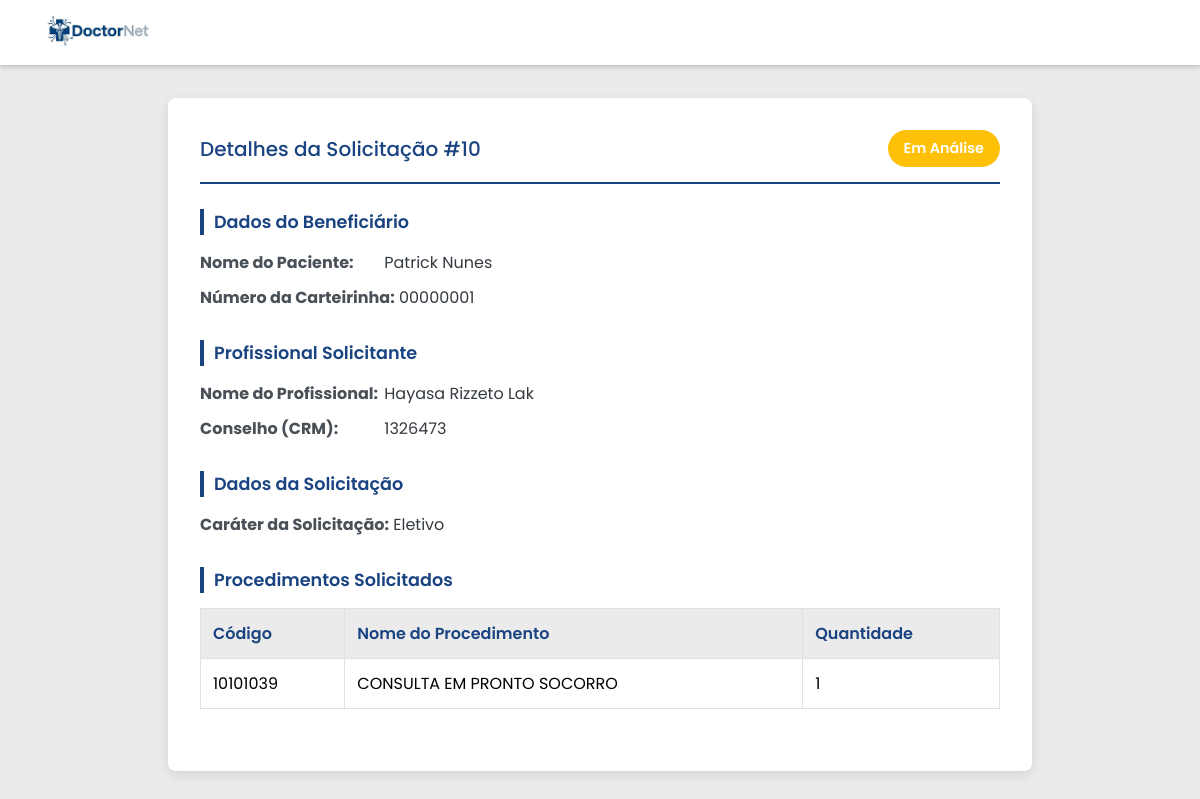
/autorizacao/10 (signed in), run on the app's committed database.
### DoctorNet_app/models.py (models this page shows, shortened)
class Solicitacao(models.Model):
    paciente = models.ForeignKey(Beneficiario, on_delete=models.PROTECT)
    profissional_solicitante = models.ForeignKey(ProfissionalSolicitante, on_delete=models.PROTECT)
    executante = models.ForeignKey(Executante, on_delete=models.PROTECT)
    credenciado = models.ForeignKey(User, on_delete=models.PROTECT )
    class CaraterSolicitacao(models.TextChoices):
        URGENTE = 'URG', 'Urgência'
        ELETIVO = 'ELE', 'Eletivo'
    carater_solicitacao = models.CharField('Caráter de Solicitação', max_length = 3, choices = CaraterSolicitacao.choices)
    class Status(models.TextChoices):
        APROVADO = 'APV', 'Pedido Aprovado'
        ANALISE = 'ANA', 'Em Análise'
        PENDENTE = 'PEN', 'Pendência'
        NEGADO = 'NEV', 'Negado'
    status = models.CharField('Status do Pedido', max_length = 3, choices = Status.choices)
    data_solicitacao = models.DateField(auto_now_add = True)
    indicacao = models.CharField('Indicação Clínica', max_length=500)
    numero_guia = models.CharField(max_length = 8, unique = True, blank = True)

class Beneficiario(models.Model):
    nome = models.CharField(max_length = 150)
    CPF = models.CharField(max_length = 11, unique = True)
    data_nascimento = models.DateField()
    carteirinha = models.CharField(max_length = 10, unique = True, blank = True, editable = False)

class ProfissionalSolicitante(models.Model):
    nome_profissional = models.CharField('Nome do Profissional Solicitante',max_length = 100)
    class Conselho(models.TextChoices):
        CRM = 'CRM', 'CRM'
        CRP = 'CRP', 'CRP'
        CRO = 'CRO', 'CRO'
        COREN = 'CRN', 'COREN'
    class UFConselho(models.TextChoices):
        Acre = 'AC', 'AC'
        Alagoas	= 'AL', 'AL'
        Amapá = 'AP', 'AP'
        Amazonas = 'AM', 'AM'
        Bahia = 'BA', 'BA'
        Ceará = 'CE', 'CE'
        Distrito_Federal = 'DF', 'DF'
        Espírito_Santo = 'ES', 'ES'
        Goiás = 'GO', 'GO'
        Maranhão = 'MA', 'MA'
        Mato_Grosso = 'MT', 'MT'
        Mato_Grosso_do_Sul = 'MS', 'MS'
        Minas_Gerais = 'MG', 'MG'
        Pará = 'PA', 'PA'
        Paraíba = 'PB', 'PB'
        Paraná = 'PR', 'PR'
        Pernambuco = 'PE', 'PE'
        Piauí = 'PI', 'PI'
        Rio_de_Janeiro = 'RJ', 'RJ'
        Rio_Grande_do_Norte = 'RN', 'RN'
        Rio_Grande_do_Sul = 'RS', 'RS'
        Rondônia = 'RO', 'RO'
        Roraima = 'RR', 'RR'
        Santa_Catarina = 'SC', 'SC'
        São_Paulo = 'SP', 'SP'
        Sergipe = 'SE', 'SE'
        Tocantins = 'TO', 'TO'
    tipo_conselho = models.CharField('Conselho do Profissional', max_length = 3, choices = Conselho.choices)
    UF_Conselho = models.CharField('UF do Conselho', max_length = 2, choices = UFConselho.choices)
    codigo = models.CharField('Código do Profissional Solicitante', max_length = 20, unique = True)
    cbos = models.ForeignKey(CBOs, on_delete=models.PROTECT)

class ItemSolicitacao(models.Model):
    solicitacao = models.ForeignKey(Solicitacao, related_name='itens', on_delete=models.CASCADE)
    procedimento = models.ForeignKey(Procedimento, on_delete=models.CASCADE)
    quantidade = models.PositiveIntegerField()

class Procedimento(models.Model):
    codigo_procedimento = models.CharField("Código do procedimento", max_length = 8, unique = True)
    nome = models.CharField("Nome", max_length = 250)
    quantidade_procedimento = models.CharField("Quantidade", max_length = 2)
    class Categoria(models.TextChoices):
        IMAGEM = 'IMG', 'Exame de Imagem'
        LABORATORIAL = 'LAB', 'Exame Laboratorial'
        CONSULTA = 'CON', 'Consulta Médica'
        TERAPIA = 'TER', 'Terapia'
        PEQUENA_CIRURGIA = 'PQN', 'Pequena Cirurgia'
        OUTRO = 'OUT', 'Outro'
    categoria = models.CharField("Categoria", max_length = 3, choices = Categoria.choices)

### DoctorNet_app/views.py (the view)
# urls.py: path('autorizacao/<int:id>', views.detalhes_autorizada, name='detalhes_autorizada')
@login_required
def detalhes_autorizada(request, id):
    solicitacao_obj = get_object_or_404(Solicitacao, pk=id)
    context = {
        'detalhes_autorizada': solicitacao_obj
    }
    return render(request, 'detalhes_autorizada.html', context)

### DoctorNet_app/templates/detalhes_autorizada.html
{% extends 'base.html' %}
{% block conteudo %}
{% load static %}
<nav class="navbar">
    <div class="navbar-logo">
        <img src="{%static 'DoctorNet_app/doctornetlogo.png'%}" alt="Logo da Empresa">
    </div>
</nav>
<div class="details-container">
    <div class="details-header">
        <h2>Detalhes da Solicitação #{{ detalhes_autorizada.id }}</h2>
        <span class="status-badge {% if detalhes_autorizada.status == 'APV' %}status-autorizada{% elif detalhes_autorizada.status == 'PEN' %}status-pendente{% elif detalhes_autorizada.status == 'ANA' %}status-analise{% else %}status-negada{% endif %}">
            {{ detalhes_autorizada.get_status_display }}
        </span>
    </div>
    <div class="details-section">
        <h3>Dados do Beneficiário</h3>
        <div class="detail-item">
            <strong>Nome do Paciente:</strong> {{ detalhes_autorizada.paciente.nome }}
        </div>
        <div class="detail-item">
            <strong>Número da Carteirinha:</strong> {{ detalhes_autorizada.paciente.carteirinha }}
        </div>
    </div>
    <div class="details-section">
        <h3>Profissional Solicitante</h3>
        <div class="detail-item">
            <strong>Nome do Profissional:</strong> {{ detalhes_autorizada.profissional_solicitante.nome_profissional }}
        </div>
        <div class="detail-item">
            <strong>Conselho ({{ detalhes_autorizada.profissional_solicitante.tipo_conselho }}):</strong> {{ detalhes_autorizada.profissional_solicitante.codigo }}
        </div>
    </div>
    <div class="details-section">
        <h3>Dados da Solicitação</h3>
        <div class="detail-item">
            <strong>Caráter da Solicitação:</strong> {{ detalhes_autorizada.get_carater_solicitacao_display }}
        </div>
    </div>
    <div class="details-section">
        <h3>Procedimentos Solicitados</h3>
        <table class="procedimentos-table">
            <thead>
                <tr>
                    <th>Código</th>
                    <th>Nome do Procedimento</th>
                    <th>Quantidade</th>
                </tr>
            </thead>
            <tbody>
                {% for item in detalhes_autorizada.itens.all %}
                <tr>
                    <td>{{ item.procedimento.codigo_procedimento }}</td>
                    <td>{{ item.procedimento.nome }}</td>
                    <td>{{ item.quantidade }}</td>
                </tr>
                {% endfor %}
            </tbody>
        </table>
    </div>
</div>
{% endblock conteudo %}

### DoctorNet_app/templates/base.html (shortened to what this page needs)
<!DOCTYPE html>
<html lang="pt-BR">
<head>
    {%load static%}
    <link rel="stylesheet" href="{% static 'DoctorNet_app/style.css' %}">
</head>
<body>
    <nav class="navbar">
    <div class="navbar-logo">
    </div>
</nav>
    {%block conteudo%}
    {%endblock conteudo%}
</body>
</html>

### DoctorNet_app/static/DoctorNet_app/style.css (style rules this page uses)
body { background-color: rgb(235, 235, 235); padding-top: 65px; }
h2 { color: #1a4381; font-family: 'Poppins', sans-serif; font-weight: 500; font-size: 1.25rem; }
.navbar { background-color: #ffffff; box-shadow: 0 2px 5px rgba(0, 0, 0, 0.1); padding: 10px 40px; position: fixed; top: 0; left: 0; width: 100%; z-index: 1000; display: flex; align-items: center; height: 65px; box-sizing: border-box; }
.navbar-logo img { height: 45px; width: auto; }
.details-container { max-width: 800px; margin: 25px auto; padding: 32px; background-color: #ffffff; border-radius: 8px; box-shadow: 0 4px 12px rgba(0, 0, 0, 0.1); font-family: 'Poppins', sans-serif; }
.details-header { display: flex; justify-content: space-between; align-items: center; border-bottom: 2px solid #1a4381; padding-bottom: 15px; margin-bottom: 25px; }
.details-header h2 { margin: 0; }
.status-badge { padding: 8px 16px; border-radius: 20px; font-weight: 600; font-size: 0.9rem; color: white; }
.status-analise { background-color: #ffc107; }
.details-section { margin-bottom: 30px; }
.details-section h3 { color: #1a4381; font-weight: 600; margin-bottom: 15px; font-size: 1.1rem; border-left: 4px solid #1a4381; padding-left: 10px; }
.detail-item { margin-bottom: 10px; font-size: 1rem; color: #343a40; }
.detail-item strong { color: #495057; display: inline-block; min-width: 180px; }
.procedimentos-table { width: 100%; border-collapse: collapse; margin-top: 15px; }
.procedimentos-table th, .procedimentos-table td { border: 1px solid #dee2e6; padding: 12px; text-align: left; }
.procedimentos-table th { background-color: rgb(235, 235, 235); color: #1a4381; font-weight: 600; }

### data on the page
Solicitacao: id "10", status "Em Análise", paciente.nome "Patrick Nunes", paciente.carteirinha "00000001", profissional_solicitante.nome_profissional "Hayasa Rizzeto Lak", profissional_solicitante.tipo_conselho "CRM", profissional_solicitante.codigo "1326473", carater_solicitacao "Eletivo"
ItemSolicitacao: procedimento.codigo_procedimento "10101039", procedimento.nome "CONSULTA EM PRONTO SOCORRO", quantidade "1"
